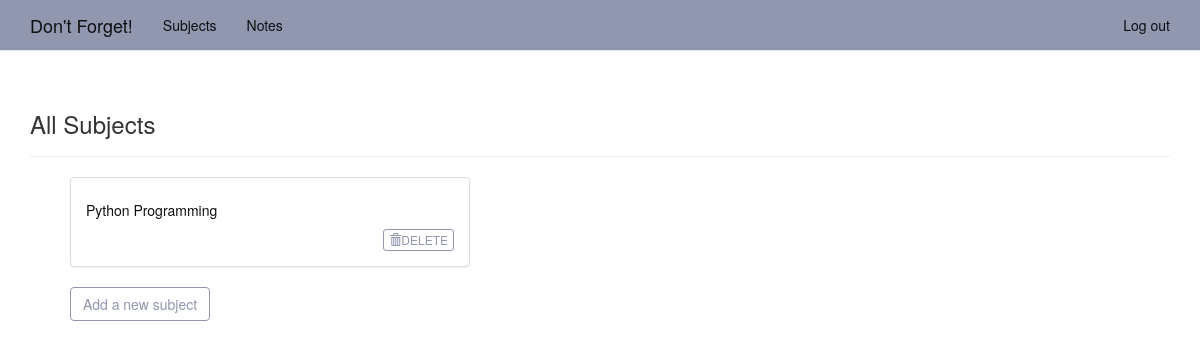
The app's page /topics/ (signed in), older data.
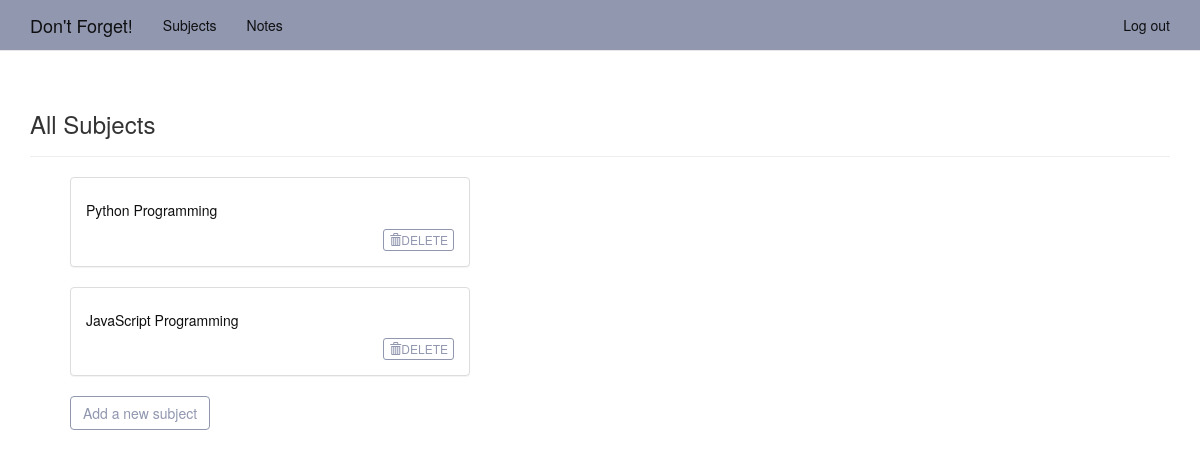
The same page, newer data.
### dont_forget/models.py (models this page shows)
class Topic(models.Model):
    text = models.CharField(max_length=200)
    created_on = models.DateTimeField(auto_now_add=True)
    owner = models.ForeignKey(User, on_delete=models.CASCADE)
    def __str__(self):
        return self.text

### dont_forget/views.py (the view)
# urls.py: re_path(r'^topics/$', views.topics, name='topics'),
@login_required
def topics(request):
    topics = Topic.objects.filter(owner=request.user).order_by('created_on')
    context = {'topics': topics}
    return render(request, 'dont_forget/topics.html', context)

### dont_forget/templates/dont_forget/topics.html (shortened to what this page needs)
{% extends 'dont_forget/base.html' %}
{% block header %}
<h3> All Subjects</h3>
{% endblock header %}
{% block content %}
<ul>
    {% for topic in topics %}
        <li id="no-bullet">
         <div class="panel panel-default" id="topic-panel">
             <div class="panel-body">
                 <h5><a href = "{% url 'dont_forget:topic' topic.id %}" id="topic-links">{{topic}}</a></h5><a href="{% url 'dont_forget:delete_topic' topic.id %}"><button type="button" class="btn btn-default btn-xs pull-right" id="add-subject"><i class="glyphicon glyphicon-trash"></i>DELETE</button></a>
        </li>
    {% endfor %}
         <h5><a class="btn btn-default" href="{% url 'dont_forget:new_topic' %}" id="add-subject">Add a new subject</a></h5>
        </div>
    </div>
{% endblock content %}

Row changes from the older to the newer data that the page shows:
added Topic: text "JavaScript Programming"
